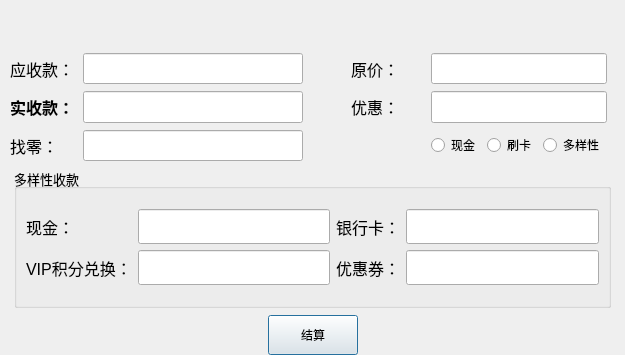
<?xml version="1.0" encoding="UTF-8"?>
<ui version="4.0">
 <class>PayMoneyWidget</class>
 <widget class="QDialog" name="PayMoneyWidget">
  <property name="geometry">
   <rect>
    <x>0</x>
    <y>0</y>
    <width>625</width>
    <height>355</height>
   </rect>
  </property>
  <property name="windowTitle">
   <string>Dialog</string>
  </property>
  <layout class="QVBoxLayout" name="verticalLayout_3">
   <property name="margin">
    <number>0</number>
   </property>
   <item>
    <layout class="QVBoxLayout" name="verticalLayout_2">
     <property name="spacing">
      <number>7</number>
     </property>
     <item>
      <widget class="QWidget" name="widget_title" native="true">
       <property name="sizePolicy">
        <sizepolicy hsizetype="Preferred" vsizetype="Expanding">
         <horstretch>0</horstretch>
         <verstretch>0</verstretch>
        </sizepolicy>
       </property>
       <property name="minimumSize">
        <size>
         <width>100</width>
         <height>33</height>
        </size>
       </property>
       <property name="font">
        <font>
         <family>Arial</family>
         <pointsize>12</pointsize>
        </font>
       </property>
       <property name="mouseTracking">
        <bool>false</bool>
       </property>
       <layout class="QHBoxLayout" name="horizontalLayout_29" stretch="0,0,0">
        <property name="spacing">
         <number>4</number>
        </property>
        <property name="sizeConstraint">
         <enum>QLayout::SetNoConstraint</enum>
        </property>
        <property name="margin">
         <number>0</number>
        </property>
        <item>
         <widget class="QLabel" name="lab_Ico">
          <property name="sizePolicy">
           <sizepolicy hsizetype="Minimum" vsizetype="Preferred">
            <horstretch>0</horstretch>
            <verstretch>0</verstretch>
           </sizepolicy>
          </property>
          <property name="minimumSize">
           <size>
            <width>30</width>
            <height>0</height>
           </size>
          </property>
          <property name="text">
           <string/>
          </property>
          <property name="alignment">
           <set>Qt::AlignCenter</set>
          </property>
         </widget>
        </item>
        <item>
         <widget class="QLabel" name="lab_Title">
          <property name="sizePolicy">
           <sizepolicy hsizetype="Expanding" vsizetype="Expanding">
            <horstretch>0</horstretch>
            <verstretch>0</verstretch>
           </sizepolicy>
          </property>
          <property name="styleSheet">
           <string notr="true">font: 10pt &quot;微软雅黑&quot;;</string>
          </property>
          <property name="text">
           <string/>
          </property>
          <property name="alignment">
           <set>Qt::AlignLeading|Qt::AlignLeft|Qt::AlignVCenter</set>
          </property>
         </widget>
        </item>
        <item>
         <widget class="QWidget" name="widget_menu" native="true">
          <property name="sizePolicy">
           <sizepolicy hsizetype="Minimum" vsizetype="Preferred">
            <horstretch>0</horstretch>
            <verstretch>0</verstretch>
           </sizepolicy>
          </property>
          <layout class="QHBoxLayout" name="horizontalLayout_30">
           <property name="spacing">
            <number>0</number>
           </property>
           <property name="margin">
            <number>0</number>
           </property>
           <item>
            <widget class="QPushButton" name="btnMenu_Close">
             <property name="sizePolicy">
              <sizepolicy hsizetype="Minimum" vsizetype="Expanding">
               <horstretch>0</horstretch>
               <verstretch>0</verstretch>
              </sizepolicy>
             </property>
             <property name="minimumSize">
              <size>
               <width>40</width>
               <height>0</height>
              </size>
             </property>
             <property name="cursor">
              <cursorShape>ArrowCursor</cursorShape>
             </property>
             <property name="focusPolicy">
              <enum>Qt::NoFocus</enum>
             </property>
             <property name="toolTip">
              <string>关闭</string>
             </property>
             <property name="text">
              <string/>
             </property>
             <property name="flat">
              <bool>true</bool>
             </property>
            </widget>
           </item>
          </layout>
         </widget>
        </item>
       </layout>
      </widget>
     </item>
     <item>
      <layout class="QHBoxLayout" name="horizontalLayout_3">
       <item>
        <spacer name="horizontalSpacer_3">
         <property name="orientation">
          <enum>Qt::Horizontal</enum>
         </property>
         <property name="sizeType">
          <enum>QSizePolicy::Maximum</enum>
         </property>
         <property name="sizeHint" stdset="0">
          <size>
           <width>10</width>
           <height>10</height>
          </size>
         </property>
        </spacer>
       </item>
       <item>
        <layout class="QGridLayout" name="gridLayout_2">
         <item row="2" column="6">
          <widget class="QRadioButton" name="radioButtonCash">
           <property name="sizePolicy">
            <sizepolicy hsizetype="Maximum" vsizetype="Fixed">
             <horstretch>0</horstretch>
             <verstretch>0</verstretch>
            </sizepolicy>
           </property>
           <property name="text">
            <string>现金</string>
           </property>
          </widget>
         </item>
         <item row="1" column="2" colspan="2">
          <widget class="QLineEdit" name="lineEditActuallyPay">
           <property name="sizePolicy">
            <sizepolicy hsizetype="Maximum" vsizetype="Maximum">
             <horstretch>0</horstretch>
             <verstretch>0</verstretch>
            </sizepolicy>
           </property>
           <property name="minimumSize">
            <size>
             <width>220</width>
             <height>30</height>
            </size>
           </property>
           <property name="font">
            <font>
             <family>楷体</family>
             <pointsize>14</pointsize>
             <weight>75</weight>
             <bold>true</bold>
            </font>
           </property>
           <property name="text">
            <string/>
           </property>
          </widget>
         </item>
         <item row="0" column="2" colspan="2">
          <widget class="QLineEdit" name="lineEditShuoldPay">
           <property name="sizePolicy">
            <sizepolicy hsizetype="Maximum" vsizetype="Maximum">
             <horstretch>0</horstretch>
             <verstretch>0</verstretch>
            </sizepolicy>
           </property>
           <property name="minimumSize">
            <size>
             <width>220</width>
             <height>30</height>
            </size>
           </property>
           <property name="font">
            <font>
             <family>楷体</family>
             <pointsize>14</pointsize>
             <weight>75</weight>
             <bold>true</bold>
            </font>
           </property>
          </widget>
         </item>
         <item row="2" column="2">
          <widget class="QLineEdit" name="lineEditChange">
           <property name="sizePolicy">
            <sizepolicy hsizetype="Maximum" vsizetype="Maximum">
             <horstretch>0</horstretch>
             <verstretch>0</verstretch>
            </sizepolicy>
           </property>
           <property name="minimumSize">
            <size>
             <width>220</width>
             <height>30</height>
            </size>
           </property>
           <property name="font">
            <font>
             <family>楷体</family>
             <pointsize>14</pointsize>
             <weight>75</weight>
             <bold>true</bold>
            </font>
           </property>
          </widget>
         </item>
         <item row="0" column="0" colspan="2">
          <widget class="QLabel" name="label">
           <property name="sizePolicy">
            <sizepolicy hsizetype="Maximum" vsizetype="Preferred">
             <horstretch>0</horstretch>
             <verstretch>0</verstretch>
            </sizepolicy>
           </property>
           <property name="font">
            <font>
             <pointsize>12</pointsize>
             <weight>50</weight>
             <bold>false</bold>
            </font>
           </property>
           <property name="text">
            <string>应收款：</string>
           </property>
          </widget>
         </item>
         <item row="2" column="7">
          <widget class="QRadioButton" name="radioButtonDwping">
           <property name="sizePolicy">
            <sizepolicy hsizetype="Maximum" vsizetype="Fixed">
             <horstretch>0</horstretch>
             <verstretch>0</verstretch>
            </sizepolicy>
           </property>
           <property name="text">
            <string>刷卡</string>
           </property>
          </widget>
         </item>
         <item row="2" column="8">
          <widget class="QRadioButton" name="radioButtonKind">
           <property name="sizePolicy">
            <sizepolicy hsizetype="Maximum" vsizetype="Fixed">
             <horstretch>0</horstretch>
             <verstretch>0</verstretch>
            </sizepolicy>
           </property>
           <property name="text">
            <string>多样性</string>
           </property>
          </widget>
         </item>
         <item row="0" column="6" colspan="3">
          <widget class="QLineEdit" name="lineEditOriginalPrice">
           <property name="sizePolicy">
            <sizepolicy hsizetype="Maximum" vsizetype="Fixed">
             <horstretch>0</horstretch>
             <verstretch>0</verstretch>
            </sizepolicy>
           </property>
           <property name="minimumSize">
            <size>
             <width>176</width>
             <height>30</height>
            </size>
           </property>
           <property name="font">
            <font>
             <family>楷体</family>
             <pointsize>14</pointsize>
            </font>
           </property>
          </widget>
         </item>
         <item row="1" column="6" colspan="3">
          <widget class="QLineEdit" name="lineEditFavorable">
           <property name="sizePolicy">
            <sizepolicy hsizetype="Maximum" vsizetype="Fixed">
             <horstretch>0</horstretch>
             <verstretch>0</verstretch>
            </sizepolicy>
           </property>
           <property name="minimumSize">
            <size>
             <width>176</width>
             <height>30</height>
            </size>
           </property>
           <property name="font">
            <font>
             <family>楷体</family>
             <pointsize>14</pointsize>
            </font>
           </property>
          </widget>
         </item>
         <item row="0" column="4" colspan="2">
          <widget class="QLabel" name="label_5">
           <property name="font">
            <font>
             <pointsize>12</pointsize>
            </font>
           </property>
           <property name="text">
            <string>原价：</string>
           </property>
          </widget>
         </item>
         <item row="1" column="4" colspan="2">
          <widget class="QLabel" name="label_4">
           <property name="sizePolicy">
            <sizepolicy hsizetype="Maximum" vsizetype="Preferred">
             <horstretch>0</horstretch>
             <verstretch>0</verstretch>
            </sizepolicy>
           </property>
           <property name="font">
            <font>
             <pointsize>12</pointsize>
            </font>
           </property>
           <property name="text">
            <string>优惠：</string>
           </property>
          </widget>
         </item>
         <item row="1" column="0" colspan="2">
          <widget class="QLabel" name="label_2">
           <property name="sizePolicy">
            <sizepolicy hsizetype="Maximum" vsizetype="Preferred">
             <horstretch>0</horstretch>
             <verstretch>0</verstretch>
            </sizepolicy>
           </property>
           <property name="font">
            <font>
             <pointsize>12</pointsize>
             <weight>75</weight>
             <bold>true</bold>
            </font>
           </property>
           <property name="text">
            <string>实收款：</string>
           </property>
          </widget>
         </item>
         <item row="2" column="0" colspan="2">
          <widget class="QLabel" name="label_3">
           <property name="font">
            <font>
             <pointsize>12</pointsize>
            </font>
           </property>
           <property name="text">
            <string>找零：</string>
           </property>
          </widget>
         </item>
        </layout>
       </item>
       <item>
        <spacer name="horizontalSpacer_4">
         <property name="orientation">
          <enum>Qt::Horizontal</enum>
         </property>
         <property name="sizeType">
          <enum>QSizePolicy::Maximum</enum>
         </property>
         <property name="sizeHint" stdset="0">
          <size>
           <width>18</width>
           <height>10</height>
          </size>
         </property>
        </spacer>
       </item>
      </layout>
     </item>
     <item>
      <layout class="QHBoxLayout" name="horizontalLayout_2">
       <item>
        <spacer name="horizontalSpacer_6">
         <property name="orientation">
          <enum>Qt::Horizontal</enum>
         </property>
         <property name="sizeType">
          <enum>QSizePolicy::Maximum</enum>
         </property>
         <property name="sizeHint" stdset="0">
          <size>
           <width>15</width>
           <height>20</height>
          </size>
         </property>
        </spacer>
       </item>
       <item>
        <widget class="QGroupBox" name="groupBox">
         <property name="sizePolicy">
          <sizepolicy hsizetype="Preferred" vsizetype="Maximum">
           <horstretch>0</horstretch>
           <verstretch>0</verstretch>
          </sizepolicy>
         </property>
         <property name="minimumSize">
          <size>
           <width>0</width>
           <height>140</height>
          </size>
         </property>
         <property name="font">
          <font>
           <pointsize>10</pointsize>
          </font>
         </property>
         <property name="title">
          <string>多样性收款</string>
         </property>
         <layout class="QVBoxLayout" name="verticalLayout">
          <item>
           <layout class="QGridLayout" name="gridLayout">
            <item row="0" column="0">
             <widget class="QLabel" name="label_7">
              <property name="sizePolicy">
               <sizepolicy hsizetype="Maximum" vsizetype="Preferred">
                <horstretch>0</horstretch>
                <verstretch>0</verstretch>
               </sizepolicy>
              </property>
              <property name="font">
               <font>
                <pointsize>12</pointsize>
               </font>
              </property>
              <property name="text">
               <string>现金：</string>
              </property>
             </widget>
            </item>
            <item row="0" column="1">
             <widget class="QLineEdit" name="lineEditCash">
              <property name="minimumSize">
               <size>
                <width>0</width>
                <height>30</height>
               </size>
              </property>
              <property name="font">
               <font>
                <family>楷体</family>
                <pointsize>14</pointsize>
                <weight>75</weight>
                <bold>true</bold>
               </font>
              </property>
             </widget>
            </item>
            <item row="0" column="2">
             <widget class="QLabel" name="label_9">
              <property name="font">
               <font>
                <pointsize>12</pointsize>
               </font>
              </property>
              <property name="text">
               <string>银行卡：</string>
              </property>
             </widget>
            </item>
            <item row="0" column="3">
             <widget class="QLineEdit" name="lineEditBackCard">
              <property name="minimumSize">
               <size>
                <width>0</width>
                <height>30</height>
               </size>
              </property>
              <property name="font">
               <font>
                <family>楷体</family>
                <pointsize>14</pointsize>
                <weight>75</weight>
                <bold>true</bold>
               </font>
              </property>
             </widget>
            </item>
            <item row="1" column="0">
             <widget class="QLabel" name="label_6">
              <property name="sizePolicy">
               <sizepolicy hsizetype="Maximum" vsizetype="Preferred">
                <horstretch>0</horstretch>
                <verstretch>0</verstretch>
               </sizepolicy>
              </property>
              <property name="font">
               <font>
                <pointsize>12</pointsize>
               </font>
              </property>
              <property name="text">
               <string>VIP积分兑换：</string>
              </property>
             </widget>
            </item>
            <item row="1" column="1">
             <widget class="QLineEdit" name="lineEditCredit">
              <property name="minimumSize">
               <size>
                <width>0</width>
                <height>30</height>
               </size>
              </property>
              <property name="font">
               <font>
                <family>楷体</family>
                <pointsize>14</pointsize>
                <weight>75</weight>
                <bold>true</bold>
               </font>
              </property>
             </widget>
            </item>
            <item row="1" column="2">
             <widget class="QLabel" name="label_8">
              <property name="font">
               <font>
                <pointsize>12</pointsize>
               </font>
              </property>
              <property name="text">
               <string>优惠券：</string>
              </property>
             </widget>
            </item>
            <item row="1" column="3">
             <widget class="QLineEdit" name="lineEditDiscount">
              <property name="minimumSize">
               <size>
                <width>0</width>
                <height>30</height>
               </size>
              </property>
              <property name="font">
               <font>
                <family>楷体</family>
                <pointsize>14</pointsize>
                <weight>75</weight>
                <bold>true</bold>
               </font>
              </property>
             </widget>
            </item>
           </layout>
          </item>
         </layout>
        </widget>
       </item>
       <item>
        <spacer name="horizontalSpacer_5">
         <property name="orientation">
          <enum>Qt::Horizontal</enum>
         </property>
         <property name="sizeType">
          <enum>QSizePolicy::Maximum</enum>
         </property>
         <property name="sizeHint" stdset="0">
          <size>
           <width>15</width>
           <height>20</height>
          </size>
         </property>
        </spacer>
       </item>
      </layout>
     </item>
     <item>
      <layout class="QHBoxLayout" name="horizontalLayout">
       <item>
        <spacer name="horizontalSpacer">
         <property name="orientation">
          <enum>Qt::Horizontal</enum>
         </property>
         <property name="sizeHint" stdset="0">
          <size>
           <width>40</width>
           <height>20</height>
          </size>
         </property>
        </spacer>
       </item>
       <item>
        <widget class="QPushButton" name="pbnOk">
         <property name="sizePolicy">
          <sizepolicy hsizetype="Maximum" vsizetype="Maximum">
           <horstretch>0</horstretch>
           <verstretch>0</verstretch>
          </sizepolicy>
         </property>
         <property name="minimumSize">
          <size>
           <width>90</width>
           <height>40</height>
          </size>
         </property>
         <property name="text">
          <string>结算</string>
         </property>
        </widget>
       </item>
       <item>
        <spacer name="horizontalSpacer_2">
         <property name="orientation">
          <enum>Qt::Horizontal</enum>
         </property>
         <property name="sizeHint" stdset="0">
          <size>
           <width>40</width>
           <height>20</height>
          </size>
         </property>
        </spacer>
       </item>
      </layout>
     </item>
    </layout>
   </item>
  </layout>
 </widget>
 <resources/>
 <connections/>
</ui>
